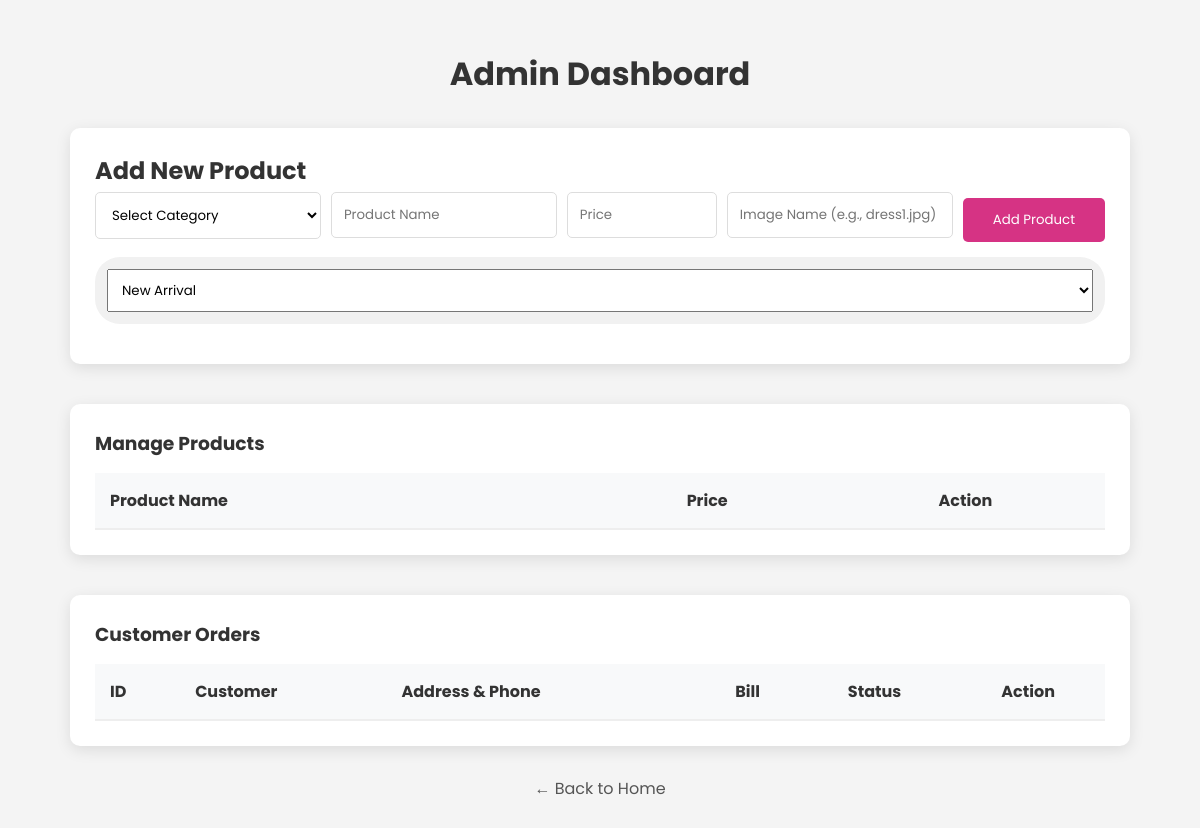
/admin, run on an earlier commit of the app's database.
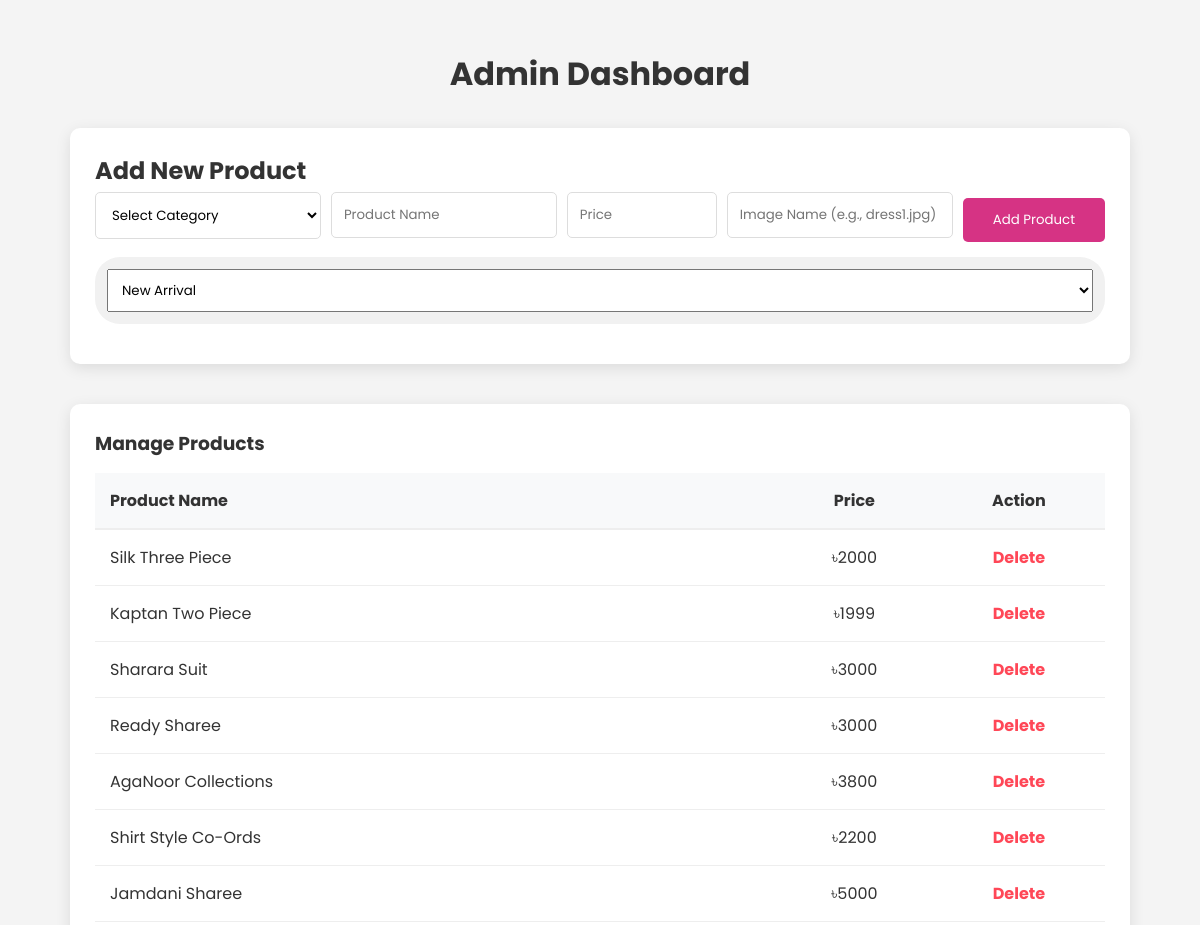
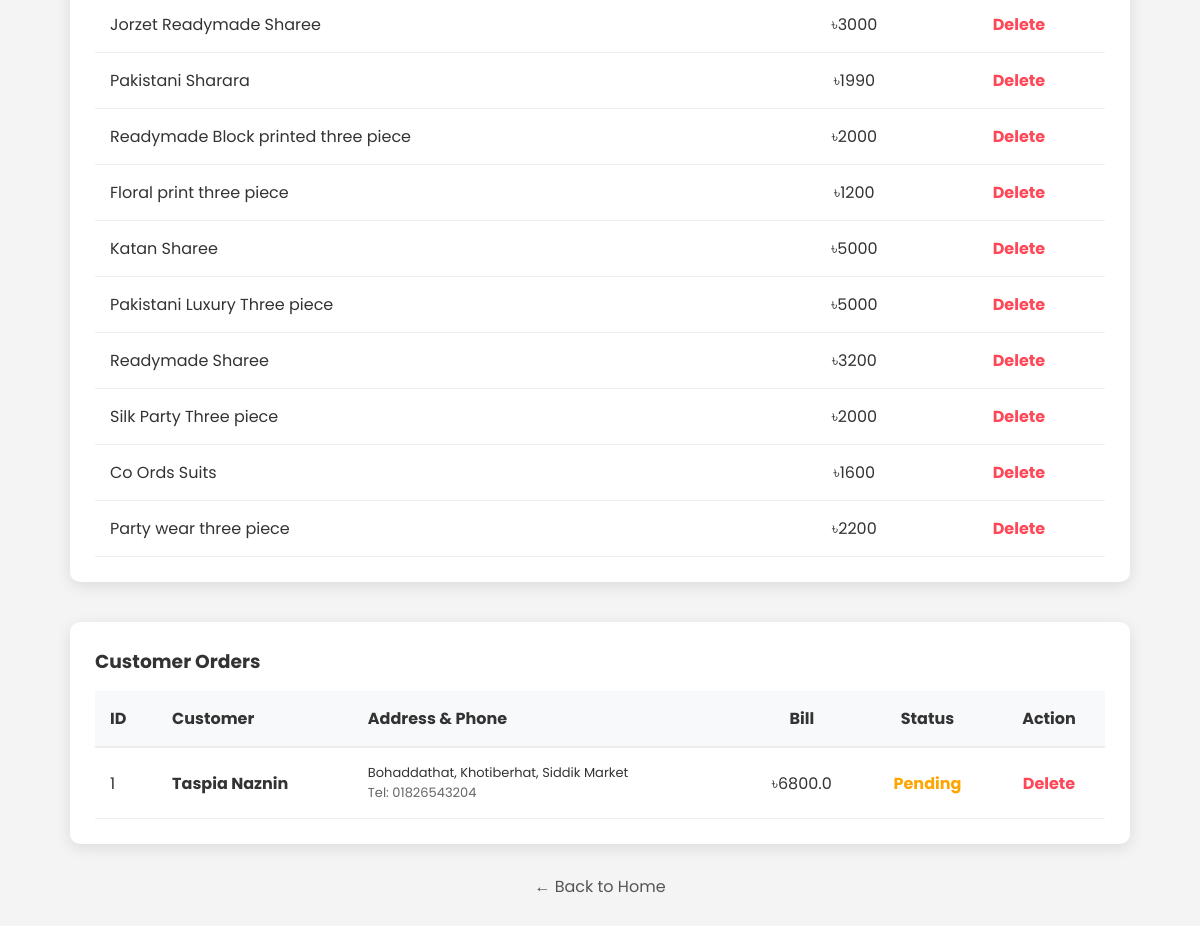
And on a later commit of the database (2 pictures, top to bottom).
### app.py (models this page shows)
class Product(db.Model):
    id = db.Column(db.Integer, primary_key=True)
    name = db.Column(db.String(100), nullable=False)
    price = db.Column(db.Integer, nullable=False)
    image = db.Column(db.String(200), nullable=False)
    category = db.Column(db.String(50), nullable=False, default='new')

class Order(db.Model):
    id = db.Column(db.Integer, primary_key=True)
    user_id = db.Column(db.Integer, db.ForeignKey('user.id'), nullable=False) # এখানে 'user.id' আপনার User টেবিলের নাম অনুযায়ী হবে
    fullname = db.Column(db.String(100), nullable=False)
    address = db.Column(db.Text, nullable=False)
    phone = db.Column(db.String(20), nullable=False)
    total_price = db.Column(db.Float, nullable=False)
    status = db.Column(db.String(20), default='Pending')
    date_ordered = db.Column(db.DateTime, default=db.func.current_timestamp())

### app.py (the view, shortened to what this page needs)
@app.route('/admin', methods=['GET', 'POST'])
def admin():
    products = Product.query.all()
    orders = Order.query.all()
    return render_template('admin.html', products=products,orders=orders)

### templates/admin.html (shortened to what this page needs)
<!DOCTYPE html>
<html lang="en">
<head>
    <link rel="stylesheet" href="{{ url_for('static', filename='style.css') }}">
</head>
<body style="background-color: #f4f4f4; font-family: 'Poppins', sans-serif;">
<div class="container" style="max-width: 1100px; margin: 30px auto; padding: 20px;">
    <h1 style="text-align: center; color: #333; margin-bottom: 30px;">Admin Dashboard</h1>
    <div style="background: white; padding: 25px; border-radius: 10px; box-shadow: 0 4px 15px rgba(0,0,0,0.1); margin-bottom: 40px;">
        <h2 style="margin-top: 0;">Add New Product</h2>
        <form action="/admin" method="POST">
        <div style="display: flex; gap: 10px; flex-wrap: wrap; align-items: center;">
        <select name="category" required style="flex: 1; min-width: 150px; padding: 12px; border: 1px solid #ddd; border-radius: 5px; background: white;">
            <option value="" disabled selected>Select Category</option>
        </select>
        <input type="text" name="name" placeholder="Product Name" required style="flex: 1; min-width: 200px; padding: 12px; border: 1px solid #ddd; border-radius: 5px;">
        <input type="number" name="price" placeholder="Price" required style="width: 150px; padding: 12px; border: 1px solid #ddd; border-radius: 5px;">
        <input type="text" name="image" placeholder="Image Name (e.g., dress1.jpg)" required style="flex: 1; min-width: 200px; padding: 12px; border: 1px solid #ddd; border-radius: 5px;">
        <button type="submit" class="btn-shop" style="padding: 12px 30px; border: none; cursor: pointer; border-radius: 5px;">Add Product</button>
        </div>
    <div class="input-field">
    <select name="category" required style="width: 100%; padding: 10px;">
        <option value="new">New Arrival</option>
    </select>
</div>
</form>
</div>
    <div style="background: white; padding: 25px; border-radius: 10px; box-shadow: 0 4px 15px rgba(0,0,0,0.1); margin-bottom: 40px; overflow-x: auto;">
        <h3>Manage Products</h3>
        <table style="width: 100%; border-collapse: collapse; margin-top: 15px;">
            <thead>
                <tr style="background-color: #f8f9fa; border-bottom: 2px solid #eee;">
                    <th style="padding: 15px; text-align: left;">Product Name</th>
                    <th style="padding: 15px; text-align: center;">Price</th>
                    <th style="padding: 15px; text-align: center;">Action</th>
                </tr>
            </thead>
            <tbody>
                {% for product in products %}
                <tr style="border-bottom: 1px solid #eee;">
                    <td style="padding: 15px;">{{ product.name }}</td>
                    <td style="padding: 15px; text-align: center;">৳{{ product.price }}</td>
                    <td style="padding: 15px; text-align: center;">
                        <a href="{{ url_for('delete_product', id=product.id) }}"onclick="return confirm('Are you sure you want to delete this product?')"
                        style="color: #ff4757; text-decoration: none; font-weight: bold;">Delete</a>
                    </td>
                </tr>
                {% endfor %}
            </tbody>
        </table>
    </div>
    <div style="background: white; padding: 25px; border-radius: 10px; box-shadow: 0 4px 15px rgba(0,0,0,0.1); overflow-x: auto;">
        <h3>Customer Orders</h3>
        <table style="width: 100%; border-collapse: collapse; margin-top: 15px;">
            <thead>
                <tr style="background-color: #f8f9fa; border-bottom: 2px solid #eee;">
                    <th style="padding: 15px; text-align: left;">ID</th>
                    <th style="padding: 15px; text-align: left;">Customer</th>
                    <th style="padding: 15px; text-align: left;">Address & Phone</th>
                    <th style="padding: 15px; text-align: center;">Bill</th>
                    <th style="padding: 15px; text-align: center;">Status</th>
                    <th style="padding: 15px; text-align: center;">Action</th>
                </tr>
            </thead>
            <tbody>
                {% for order in orders %}
                <tr style="border-bottom: 1px solid #eee;">
                    <td style="padding: 15px;">{{ order.id }}</td>
                    <td style="padding: 15px;"><strong>{{ order.fullname }}</strong></td>
                    <td style="padding: 15px; font-size: 13px;">
                        {{ order.address }} <br>
                        <span style="color: #666;">Tel: {{ order.phone }}</span>
                    </td>
                    <td style="padding: 15px; text-align: center;">৳{{ order.total_price }}</td>
                    <td style="padding: 15px; text-align: center;">
                        <span style="color: orange; font-weight: bold;">{{ order.status }}</span>
                    </td>
                    <td style="padding: 15px; text-align: center;">
                        <a href="{{ url_for('delete_order', id=order.id) }}" onclick="return confirm('Delete this order record?')"
                        style="color: #ff4757; text-decoration: none; font-weight: bold;">Delete</a>
                    </td>
                </tr>
                {% endfor %}
            </tbody>
        </table>
    </div>
    <div style="text-align: center; margin-top: 30px;">
        <a href="{{ url_for('home') }}" style="text-decoration: none; color: #555;">← Back to Home</a>
    </div>
</div>
</body>
</html>

### static/style.css (style rules this page uses)
* { margin: 0; padding: 0; box-sizing: border-box; font-family: 'Poppins', sans-serif; }
body { background: #fdfdfd; color: #333; scroll-behavior: smooth; }
.btn-shop { display: inline-block; background-color: #d63384 !important; color: white !important; padding: 10px 20px; text-decoration: none; border-radius: 5px; margin-top: 10px; border: none; cursor: pointer; transition: 0.3s; }
.input-field { display: flex; align-items: center; background: #f1f1f1; padding: 12px; border-radius: 25px; margin: 15px 0; }
:root { --address-text: "Wholesale Office: Islampur puran Dhaka badamtoli, BIWTC market 2nd floor, Dhaka 1100"; --showroom-text: "Showroom Address: Police Plaza Concord Shopping Mall, Gulshan-1, Dhaka"; --phone-number: "01829665938"; --email-address: "nusratnaimaj@gmail.com"; --link-text-1: "About Us"; --link-text-2: "Contact Us"; --link-text-3: "Careers"; --link-text-4: "Payments"; --link-text-5: "Shipping & Delivery"; --developer: "Developed with ❤️ by Nusrat Naima Jeny"; --whatsapp-number: "01829665938"; --whatsapp-button-text: "How can I help you?"; }

What changed in the data, as far as the page shows it:
added Product: name "Silk Three Piece", price "2000"
added Product: name "Kaptan Two Piece", price "1999"
added Product: name "Sharara Suit", price "3000"
added Product: name "Ready Sharee", price "3000"
added Product: name "AgaNoor Collections", price "3800"
added Product: name "Shirt Style Co-Ords", price "2200"
added Product: name "Jamdani Sharee", price "5000"
added Product: name "Jorzet Readymade Sharee", price "3000"
added Product: name "Pakistani Sharara", price "1990"
added Product: name "Readymade Block printed three piece", price "2000"
added Product: name "Floral print three piece", price "1200"
added Product: name "Katan Sharee", price "5000"
added Product: name "Pakistani Luxury Three piece", price "5000"
added Product: name "Readymade Sharee", price "3200"
added Product: name "Silk Party Three piece", price "2000"
added Product: name "Co Ords Suits", price "1600"
added Product: name "Party wear three piece", price "2200"
added Order: id "1", fullname "Taspia Naznin", address "Bohaddathat, Khotiberhat, Siddik Market", phone "01826543204", total_price "6800.0", status "Pending"
